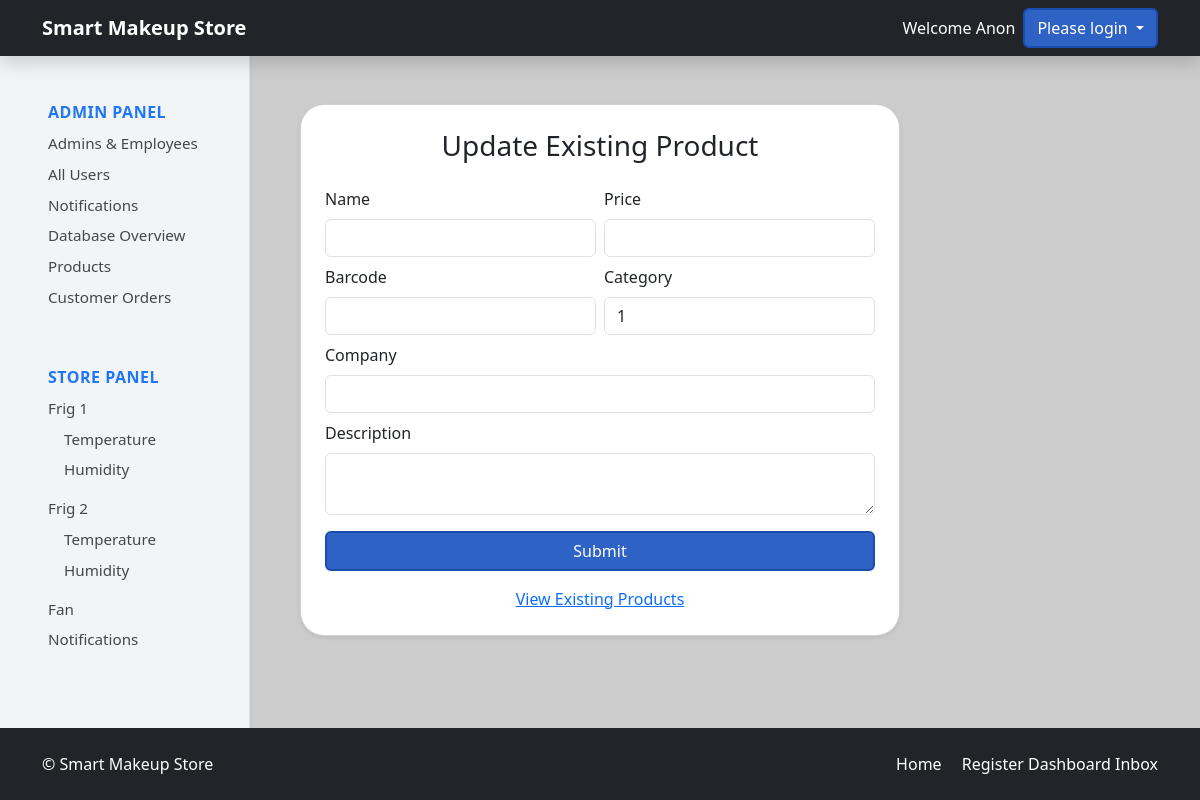
Before: /admin-dashboard/products/9/update with the older database file.
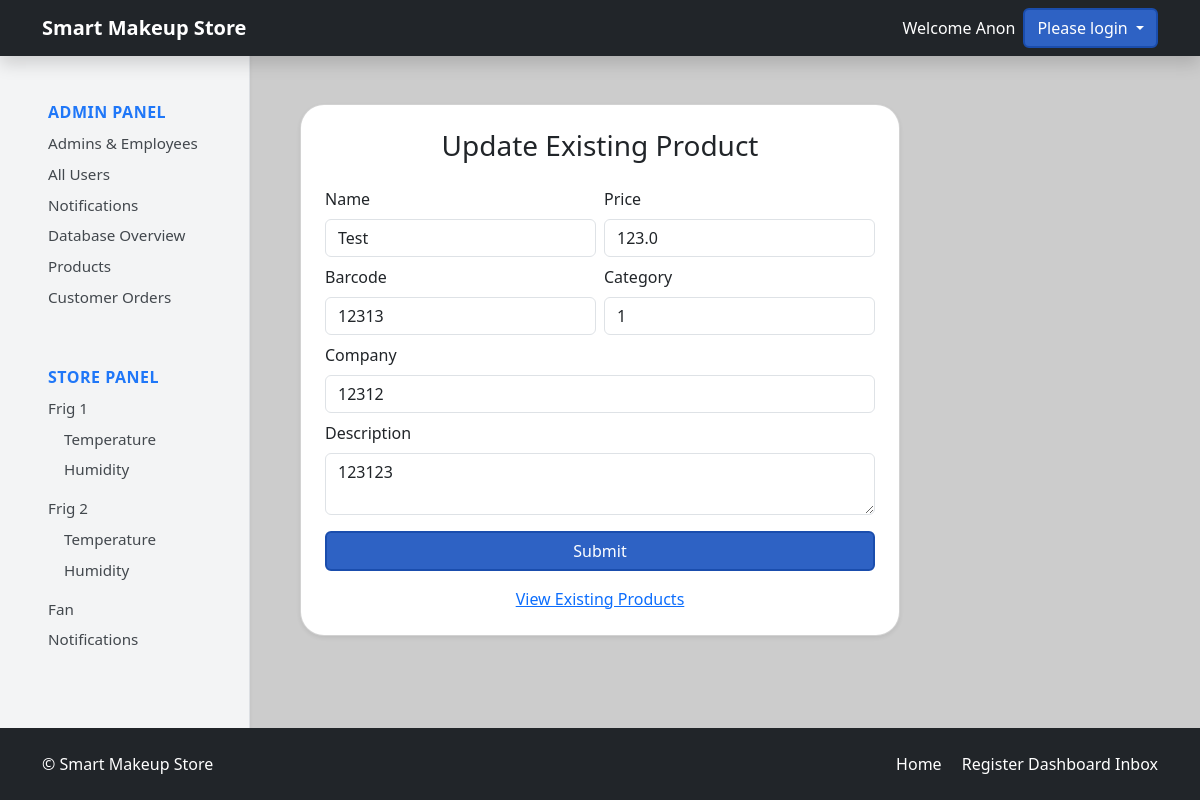
After: the same page with the newer database file.
### tables this page shows
CREATE TABLE products (
            product_id INTEGER PRIMARY KEY AUTOINCREMENT,
            category_id INTEGER DEFAULT NULL,
            product_name TEXT NOT NULL,
            product_description TEXT DEFAULT NULL,
            product_price REAL NOT NULL,
            product_company TEXT,
            product_stock_quantity INTEGER DEFAULT 0,
            product_created_at DATETIME DEFAULT CURRENT_TIMESTAMP,
            product_updated_at DATETIME,
            FOREIGN KEY(category_id) REFERENCES categories(category_id)
        );

CREATE TABLE product_barcode (
            barcode_id INTEGER PRIMARY KEY AUTOINCREMENT,
            product_id INTEGER NOT NULL,
            barcode_num TEXT UNIQUE NOT NULL,
            FOREIGN KEY(product_id) REFERENCES products(product_id)
        );

### routes/store.py (the view, shortened to what this page needs)
@app.route('/admin-dashboard/products/<int:product_id>/update',methods = ['GET','POST'])
def productUpdate(product_id):
    storeDb = db.getDB()
    product = storeDb.execute(
        '''SELECT p.*,pb.*,STRING_AGG(pr.rfid_tag,' / ') as rfid_tag FROM products p
            LEFT JOIN product_rfid pr on pr.product_id = p.product_id
            LEFT JOIN product_barcode pb on   pb.product_id= p.product_id
            WHERE p.product_id = ? GROUP BY p.product_id''',
    (product_id,)).fetchone()
    return render_template('productUpdate.html', product=product)

### models/database.py (called while the page is built)
def getDB():
    conn = sqlite3.connect('store.db', check_same_thread=False)
    conn.row_factory = sqlite3.Row
    return conn

### templates/productUpdate.html (shortened to what this page needs)
{% extends "base.html" %}
{% block content %}
        {% include "adminSidebar.html" with context %}
<div class="container d-flex flex-column align-items-center p-4">
  <div class="card shadow-sm mb-4 rounded" style="min-width: 450px; max-width: 600px; width: 100%;">
    <div class="card-body p-4">
      <h3 class="card-title text-center mb-4">Update Existing Product</h3>
      <form method="POST"  class="mb-3">
        <div class="row g-2">
          <div class="col-md-6">
            <label class="form-label">Name</label>
            <input type="text" class="form-control rounded" name="product_name" value="{{ product.product_name }}" required>
          </div>
          <div class="col-md-6">
            <label class="form-label">Price</label>
            <input type="number" pattern="^\d*(\.\d{0,2})?$" class="form-control rounded" value="{{ product.product_price }}" name="product_price" required>
          </div>
                    <div class="col-md-6">
            <label class="form-label">Barcode</label>
            <input type="text"  class="form-control rounded" value="{{ product.barcode_num }}" name="product_barcode" required>
          </div>
            <div class="col-md-6">
            <label class="form-label">Category</label>
            <select type="text" class="form-control rounded" name="product_category" required>
            <option value="1">1</option>
            </select>
          </div>
          <div class="col-12">
            <label class="form-label">Company</label>
            <input type="text" class="form-control rounded" value="{{ product.product_company }}" name="product_company" required>
          </div>
          <div class="col-12">
            <label class="form-label">Description</label>
            <textarea  class="form-control rounded"  name="product_description" required>{{ product.product_description }}</textarea>
          </div>
          <div class="col-12 mt-3">
            <button type="submit" class="btn btn-primary w-100 rounded">Submit</button>
          </div>
        </div>
      </form>
      <div class="text-center mt-2">
        <a href="{{ url_for('store.productsList') }}">View Existing Products</a>
      </div>
    </div>
  </div>
</div>
{% endblock %}

Changed rows visible on the page:
added products: product_name "Test", product_price "123.0", product_company "12312", product_description "123123"
added product_barcode: product_barcode "12313"
